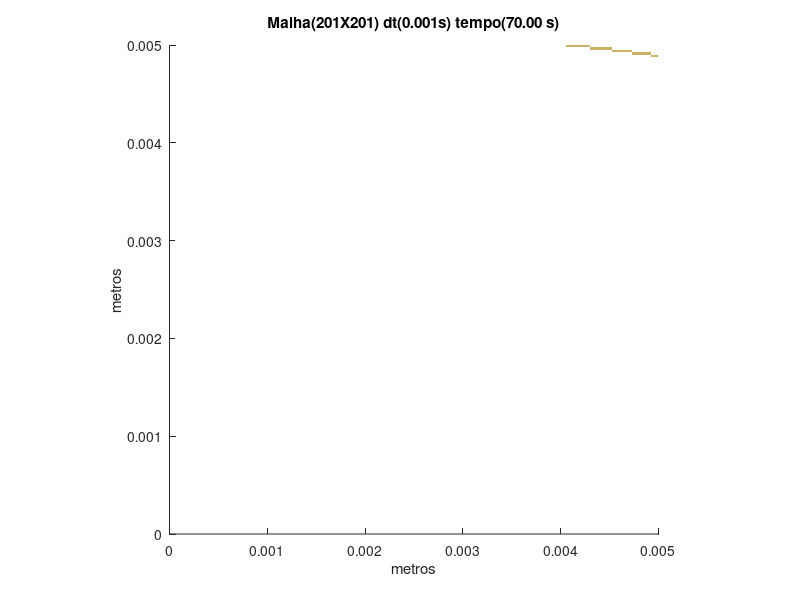

The MATLAB script that drew this image:
set (gca,'PlotBoxAspectRatio',[1 1 1],'Xlim',[0,0.005],'Ylim',[0,0.005])
hold on
title('Malha(201X201) dt(0.001s) tempo(70.00 s)')
hold on
ylabel('metros')
hold on
xlabel('metros')
hold on

fill([0.00492537313432836 0.00492537313432836 0.00495024875621891 0.00495024875621891],[0.00487562189054726 0.00490049751243781 0.00490049751243781 0.00487562189054726],[0.8,0.7,0.4],'LineStyle','none')

fill([0.00495024875621891 0.00495024875621891 0.00497512437810945 0.00497512437810945],[0.00487562189054726 0.00490049751243781 0.00490049751243781 0.00487562189054726],[0.8,0.7,0.4],'LineStyle','none')

fill([0.00497512437810945 0.00497512437810945 0.005 0.005],[0.00487562189054726 0.00490049751243781 0.00490049751243781 0.00487562189054726],[0.8,0.7,0.4],'LineStyle','none')

fill([0.00472636815920398 0.00472636815920398 0.00475124378109453 0.00475124378109453],[0.00490049751243781 0.00492537313432836 0.00492537313432836 0.00490049751243781],[0.8,0.7,0.4],'LineStyle','none')

fill([0.00475124378109453 0.00475124378109453 0.00477611940298507 0.00477611940298507],[0.00490049751243781 0.00492537313432836 0.00492537313432836 0.00490049751243781],[0.8,0.7,0.4],'LineStyle','none')

fill([0.00477611940298507 0.00477611940298507 0.00480099502487562 0.00480099502487562],[0.00490049751243781 0.00492537313432836 0.00492537313432836 0.00490049751243781],[0.8,0.7,0.4],'LineStyle','none')

fill([0.00480099502487562 0.00480099502487562 0.00482587064676617 0.00482587064676617],[0.00490049751243781 0.00492537313432836 0.00492537313432836 0.00490049751243781],[0.8,0.7,0.4],'LineStyle','none')

fill([0.00482587064676617 0.00482587064676617 0.00485074626865672 0.00485074626865672],[0.00490049751243781 0.00492537313432836 0.00492537313432836 0.00490049751243781],[0.8,0.7,0.4],'LineStyle','none')

fill([0.00485074626865672 0.00485074626865672 0.00487562189054726 0.00487562189054726],[0.00490049751243781 0.00492537313432836 0.00492537313432836 0.00490049751243781],[0.8,0.7,0.4],'LineStyle','none')

fill([0.00487562189054726 0.00487562189054726 0.00490049751243781 0.00490049751243781],[0.00490049751243781 0.00492537313432836 0.00492537313432836 0.00490049751243781],[0.8,0.7,0.4],'LineStyle','none')

fill([0.00490049751243781 0.00490049751243781 0.00492537313432836 0.00492537313432836],[0.00490049751243781 0.00492537313432836 0.00492537313432836 0.00490049751243781],[0.8,0.7,0.4],'LineStyle','none')

fill([0.0045273631840796 0.0045273631840796 0.00455223880597015 0.00455223880597015],[0.00492537313432836 0.00495024875621891 0.00495024875621891 0.00492537313432836],[0.8,0.7,0.4],'LineStyle','none')

fill([0.00455223880597015 0.00455223880597015 0.0045771144278607 0.0045771144278607],[0.00492537313432836 0.00495024875621891 0.00495024875621891 0.00492537313432836],[0.8,0.7,0.4],'LineStyle','none')

fill([0.0045771144278607 0.0045771144278607 0.00460199004975124 0.00460199004975124],[0.00492537313432836 0.00495024875621891 0.00495024875621891 0.00492537313432836],[0.8,0.7,0.4],'LineStyle','none')

fill([0.00460199004975124 0.00460199004975124 0.00462686567164179 0.00462686567164179],[0.00492537313432836 0.00495024875621891 0.00495024875621891 0.00492537313432836],[0.8,0.7,0.4],'LineStyle','none')

fill([0.00462686567164179 0.00462686567164179 0.00465174129353234 0.00465174129353234],[0.00492537313432836 0.00495024875621891 0.00495024875621891 0.00492537313432836],[0.8,0.7,0.4],'LineStyle','none')

fill([0.00465174129353234 0.00465174129353234 0.00467661691542289 0.00467661691542289],[0.00492537313432836 0.00495024875621891 0.00495024875621891 0.00492537313432836],[0.8,0.7,0.4],'LineStyle','none')

fill([0.00467661691542289 0.00467661691542289 0.00470149253731343 0.00470149253731343],[0.00492537313432836 0.00495024875621891 0.00495024875621891 0.00492537313432836],[0.8,0.7,0.4],'LineStyle','none')

fill([0.00470149253731343 0.00470149253731343 0.00472636815920398 0.00472636815920398],[0.00492537313432836 0.00495024875621891 0.00495024875621891 0.00492537313432836],[0.8,0.7,0.4],'LineStyle','none')

fill([0.00430348258706468 0.00430348258706468 0.00432835820895522 0.00432835820895522],[0.00495024875621891 0.00497512437810945 0.00497512437810945 0.00495024875621891],[0.8,0.7,0.4],'LineStyle','none')

fill([0.00432835820895522 0.00432835820895522 0.00435323383084577 0.00435323383084577],[0.00495024875621891 0.00497512437810945 0.00497512437810945 0.00495024875621891],[0.8,0.7,0.4],'LineStyle','none')

fill([0.00435323383084577 0.00435323383084577 0.00437810945273632 0.00437810945273632],[0.00495024875621891 0.00497512437810945 0.00497512437810945 0.00495024875621891],[0.8,0.7,0.4],'LineStyle','none')

fill([0.00437810945273632 0.00437810945273632 0.00440298507462687 0.00440298507462687],[0.00495024875621891 0.00497512437810945 0.00497512437810945 0.00495024875621891],[0.8,0.7,0.4],'LineStyle','none')

fill([0.00440298507462687 0.00440298507462687 0.00442786069651741 0.00442786069651741],[0.00495024875621891 0.00497512437810945 0.00497512437810945 0.00495024875621891],[0.8,0.7,0.4],'LineStyle','none')

fill([0.00442786069651741 0.00442786069651741 0.00445273631840796 0.00445273631840796],[0.00495024875621891 0.00497512437810945 0.00497512437810945 0.00495024875621891],[0.8,0.7,0.4],'LineStyle','none')

fill([0.00445273631840796 0.00445273631840796 0.00447761194029851 0.00447761194029851],[0.00495024875621891 0.00497512437810945 0.00497512437810945 0.00495024875621891],[0.8,0.7,0.4],'LineStyle','none')

fill([0.00447761194029851 0.00447761194029851 0.00450248756218905 0.00450248756218905],[0.00495024875621891 0.00497512437810945 0.00497512437810945 0.00495024875621891],[0.8,0.7,0.4],'LineStyle','none')

fill([0.00450248756218905 0.00450248756218905 0.0045273631840796 0.0045273631840796],[0.00495024875621891 0.00497512437810945 0.00497512437810945 0.00495024875621891],[0.8,0.7,0.4],'LineStyle','none')

fill([0.0040547263681592 0.0040547263681592 0.00407960199004975 0.00407960199004975],[0.00497512437810945 0.005 0.005 0.00497512437810945],[0.8,0.7,0.4],'LineStyle','none')

fill([0.00407960199004975 0.00407960199004975 0.0041044776119403 0.0041044776119403],[0.00497512437810945 0.005 0.005 0.00497512437810945],[0.8,0.7,0.4],'LineStyle','none')

fill([0.0041044776119403 0.0041044776119403 0.00412935323383085 0.00412935323383085],[0.00497512437810945 0.005 0.005 0.00497512437810945],[0.8,0.7,0.4],'LineStyle','none')

fill([0.00412935323383085 0.00412935323383085 0.00415422885572139 0.00415422885572139],[0.00497512437810945 0.005 0.005 0.00497512437810945],[0.8,0.7,0.4],'LineStyle','none')

fill([0.00415422885572139 0.00415422885572139 0.00417910447761194 0.00417910447761194],[0.00497512437810945 0.005 0.005 0.00497512437810945],[0.8,0.7,0.4],'LineStyle','none')

fill([0.00417910447761194 0.00417910447761194 0.00420398009950249 0.00420398009950249],[0.00497512437810945 0.005 0.005 0.00497512437810945],[0.8,0.7,0.4],'LineStyle','none')

fill([0.00420398009950249 0.00420398009950249 0.00422885572139303 0.00422885572139303],[0.00497512437810945 0.005 0.005 0.00497512437810945],[0.8,0.7,0.4],'LineStyle','none')

fill([0.00422885572139303 0.00422885572139303 0.00425373134328358 0.00425373134328358],[0.00497512437810945 0.005 0.005 0.00497512437810945],[0.8,0.7,0.4],'LineStyle','none')

fill([0.00425373134328358 0.00425373134328358 0.00427860696517413 0.00427860696517413],[0.00497512437810945 0.005 0.005 0.00497512437810945],[0.8,0.7,0.4],'LineStyle','none')

fill([0.00427860696517413 0.00427860696517413 0.00430348258706468 0.00430348258706468],[0.00497512437810945 0.005 0.005 0.00497512437810945],[0.8,0.7,0.4],'LineStyle','none')
